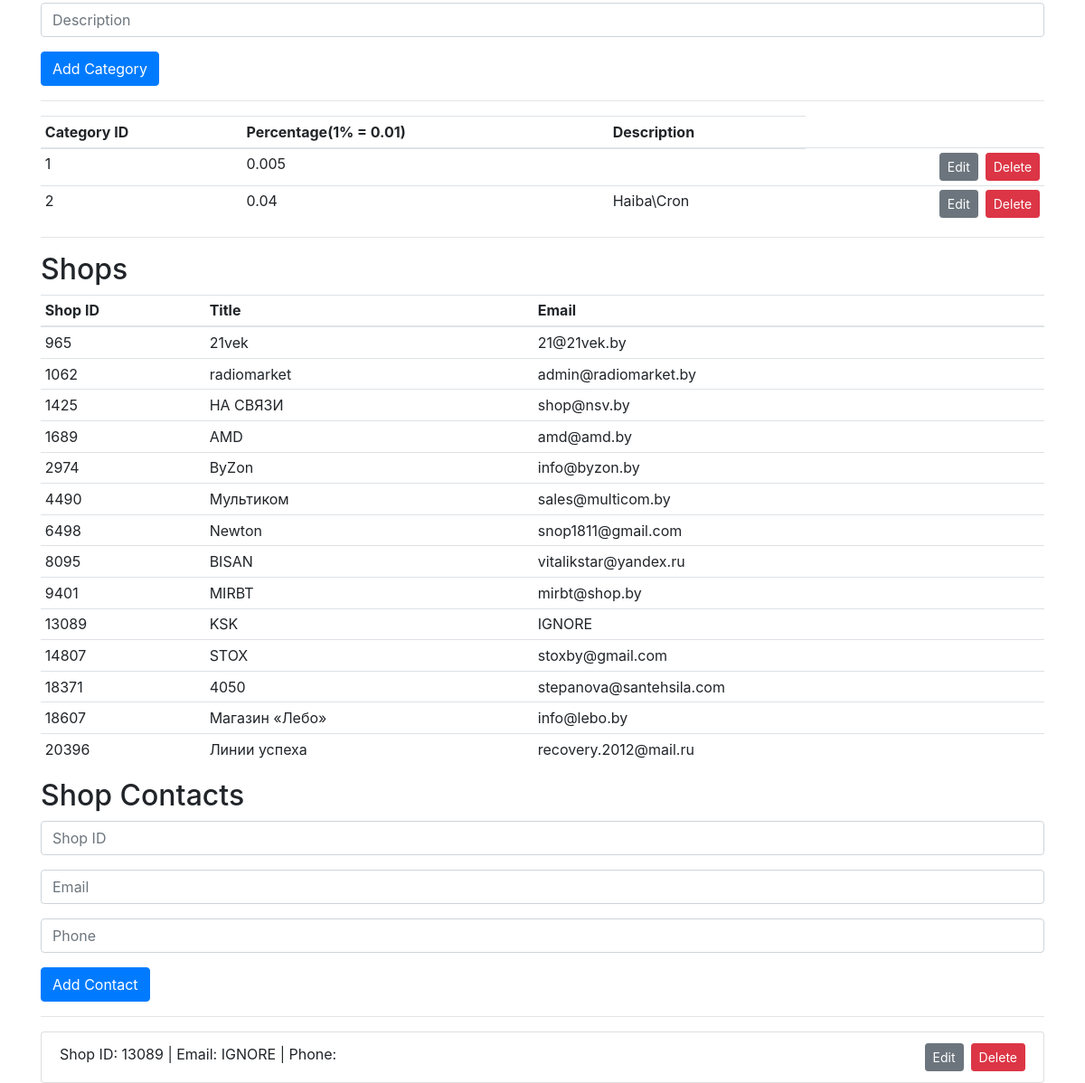
Before: / (lower part) with the older database file.
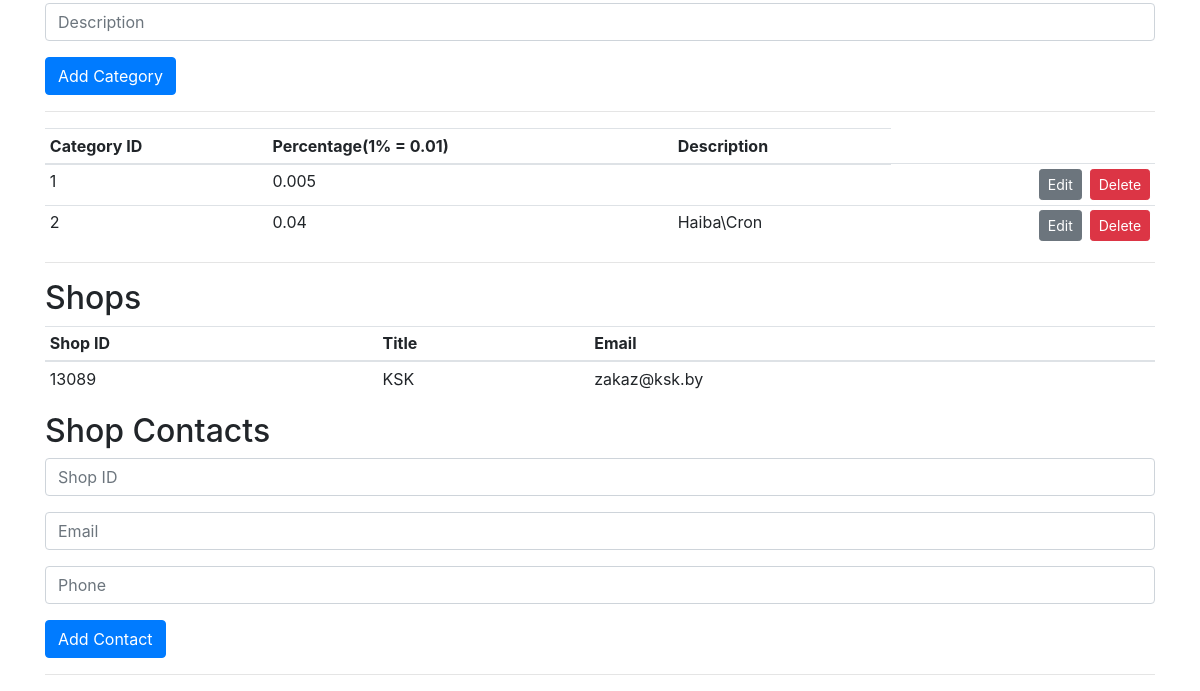
After: the same page with the newer database file.
### models/onliner_dumping.py (models this page shows)
class Base(DeclarativeBase):
    pass

class DumpingCategory(Base):
    __tablename__ = 'dumping_categories'
    id = Column(Integer, nullable=False, primary_key=True)
    dumping_percentage = Column(Float, nullable=False)
    description = Column(String)
    product = relationship("Product", back_populates="dumping_category", uselist=False)

class Shop(Base):
    __tablename__ = 'shops'
    id = Column(Integer, primary_key=True)
    title = Column(String)
    shop_full_info_url = Column(String)
    shop_info_json = Column(JSON)
    shop_custom_contacts: Mapped["ShopCustomContacts"] = relationship()
    @property
    def email(self):
        return self.shop_custom_contacts.email if self.shop_custom_contacts else self.shop_info_json["addresses"][0]["email"]

class ShopCustomContacts(Base):
    __tablename__ = 'shops_custom_contacts'
    id = Column(Integer, ForeignKey('shops.id'), nullable=False, primary_key=True)
    email = Column(String)
    phone = Column(String)

### database_administration/app.py (the view)
@app.route('/')
def index():
    violations = session.query(Violation).all()
    products = session.query(Product).all()
    categories = session.query(DumpingCategory).all()
    shops = session.query(Shop).all()
    contacts = session.query(ShopCustomContacts).all()
    return render_template('index.html', violations=violations, products=products, categories=categories, shops=shops, contacts=contacts)

### database_administration/templates/index.html (shortened to what this page needs)
<!DOCTYPE html>
<html>
<head>
    <link rel="stylesheet" href="https://cdn.jsdelivr.net/npm/bootstrap@4.6.2/dist/css/bootstrap.min.css">
</head>
<body>
<div class="container">
    <form method="POST" action="{{ url_for('add_category') }}">
        <div class="form-group">
            <input type="text" name="description" class="form-control" placeholder="Description">
        </div>
        <button type="submit" class="btn btn-primary">Add Category</button>
    </form>
    <hr>
    <table class="table table-sm">
        <thead>
            <th>Category ID</th>
            <th>Percentage(1% = 0.01)</th>
            <th>Description</th>
        </thead>
        <tbody>
            {% for category in categories %}
            <tr>
                <td>{{ category.id }}</td>
                <td>{{ category.dumping_percentage }}</td>
                <td>{{ category.description }}</td>
                <td>
                    <a href="{{ url_for('delete_category', id=category.id) }}" class="btn btn-danger btn-sm float-right">Delete</a>
                    <a href="{{ url_for('edit_category', id=category.id) }}" class="btn btn-secondary btn-sm float-right mr-2">Edit</a>
                </td>
            </tr>
            {% endfor %}
        </tbody>
    </table>
    <hr>
    <h2>Shops</h2>
    <table class="table table-sm">
        <thead>
            <th>Shop ID</th>
            <th>Title</th>
            <th>Email</th>
        </thead>
        <tbody>
            {% for shop in shops %}
            <tr>
                <td>{{ shop.id }}</td>
                <td>{{ shop.title }}</td>
                <td>{{ shop.email }}</td>
            </tr>
            {% endfor %}
        </tbody>
    </table>
    <h2>Shop Contacts</h2>
    <form method="POST" action="{{ url_for('add_contact') }}">
        <div class="form-group">
            <input type="text" name="shop_id" class="form-control" placeholder="Shop ID">
        </div>
        <div class="form-group">
            <input type="text" name="email" class="form-control" placeholder="Email">
        </div>
        <div class="form-group">
            <input type="text" name="phone" class="form-control" placeholder="Phone">
        </div>
        <button type="submit" class="btn btn-primary">Add Contact</button>
    </form>
    <hr>
    <ul class="list-group">
        {% for contact in contacts %}
            <li class="list-group-item">
                Shop ID: {{ contact.id }} | Email: {{ contact.email }} | Phone: {{ contact.phone }}
                <a href="{{ url_for('delete_contact', id=contact.id) }}" class="btn btn-danger btn-sm float-right">Delete</a>
                <a href="{{ url_for('edit_contact', id=contact.id) }}" class="btn btn-secondary btn-sm float-right mr-2">Edit</a>
            </li>
        {% endfor %}
    </ul>
</div>
</body>
</html>

Changed rows visible on the page:
removed Shop: id "965", title "21vek", email "21@21vek.by"
removed Shop: id "1062", title "radiomarket", email "admin@radiomarket.by"
removed Shop: id "1425", title "НА СВЯЗИ", email "shop@nsv.by"
removed Shop: id "1689", title "AMD", email "amd@amd.by"
removed Shop: id "2974", title "ByZon", email "info@byzon.by"
removed Shop: id "4490", title "Мультиком", email "sales@multicom.by"
removed Shop: id "6498", title "Newton", email "snop1811@gmail.com"
removed Shop: id "8095", title "BISAN", email "vitalikstar@yandex.ru"
removed Shop: id "9401", title "MIRВТ", email "mirbt@shop.by"
removed Shop: id "14807", title "STOX", email "stoxby@gmail.com"
removed Shop: id "18371", title "4050", email "stepanova@santehsila.com"
removed Shop: id "18607", title "Магазин «Лебо»", email "info@lebo.by"
removed Shop: id "20396", title "Линии успеха", email "recovery.2012@mail.ru"
removed ShopCustomContacts: id "13089", email "IGNORE"
computed for Shop "KSK": email "IGNORE" → "zakaz@ksk.by"
